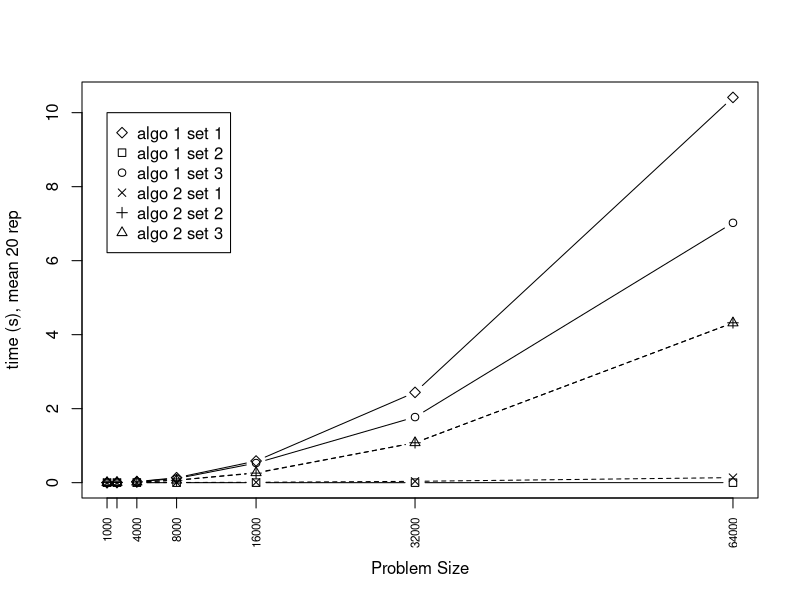
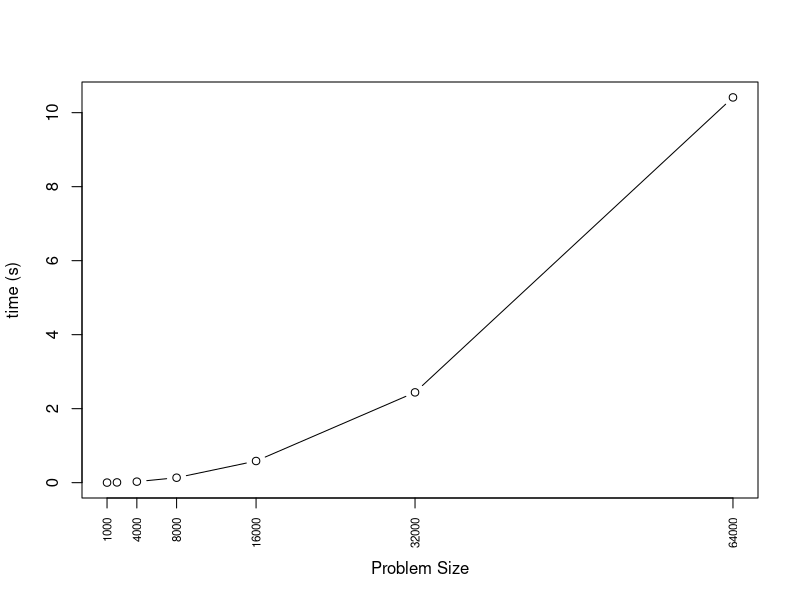
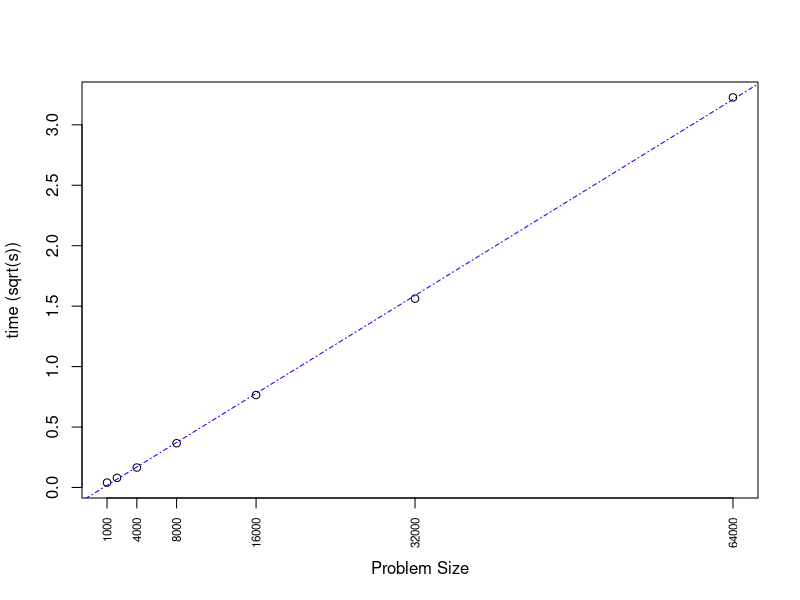
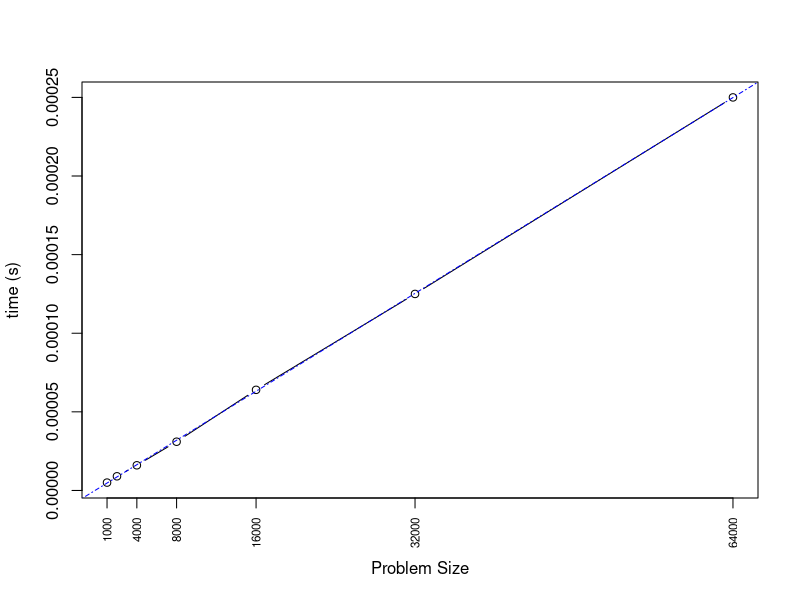
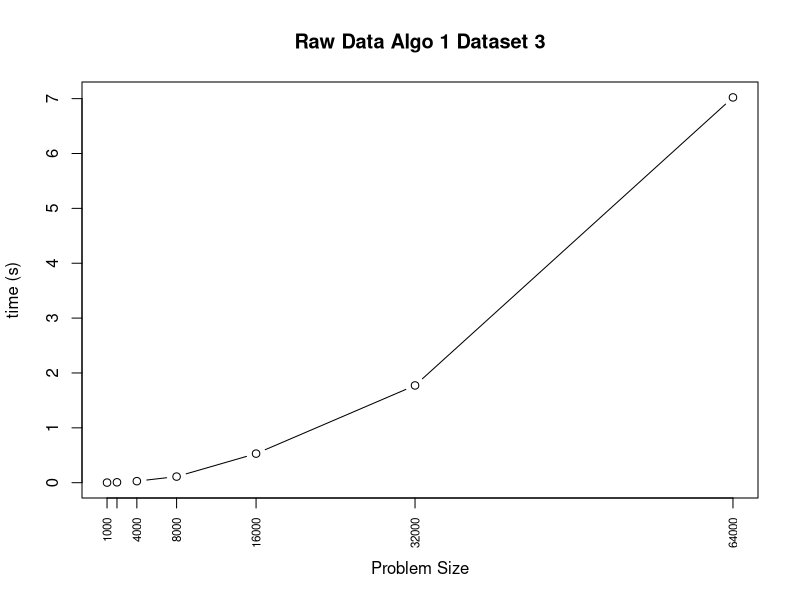
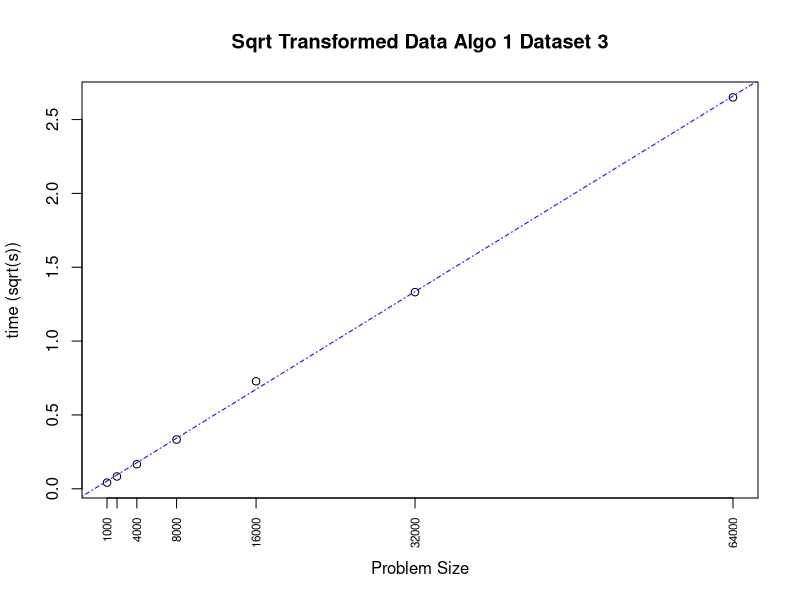
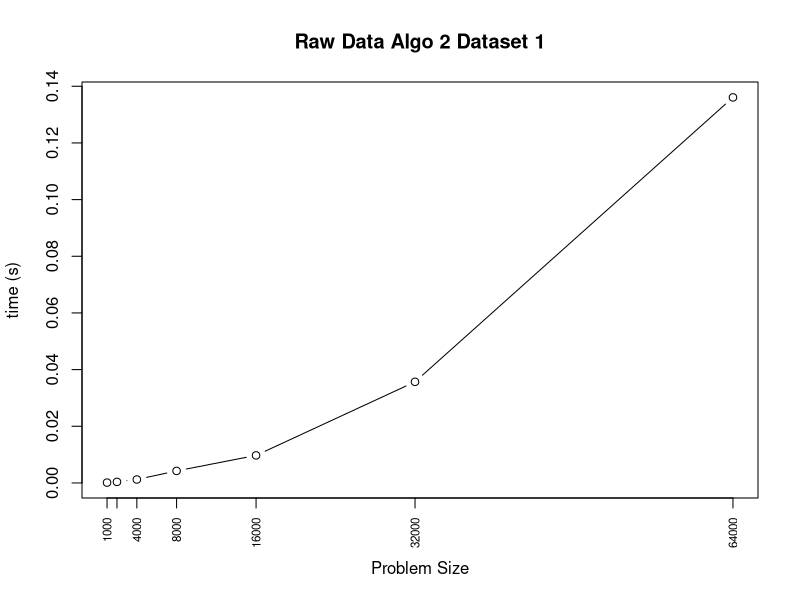
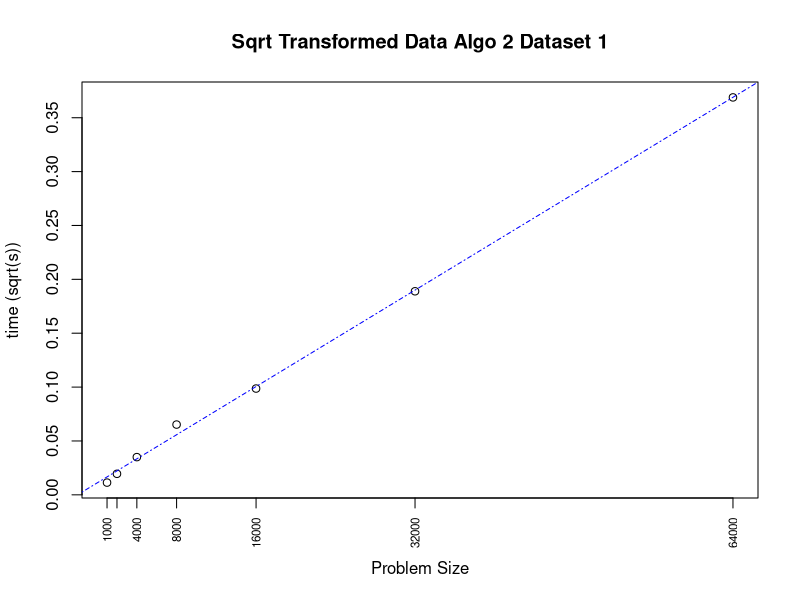

These charts were generated, in order, by the following R code:
setwd('~/git/dv5_performance_benchmark')
timing<-read.table('results.txt', header=F)

## Eight x 3.7GHz Intel(R) Core(TM) i7-4770 CPU @ 3.40GHz Processors, 31.9GB RAM, 54283 Bogomips Total

# Experiment Size
dataSize = c(1000, 2000, 4000, 8000, 16000, 32000, 64000)
dataSizePlot = c(1000,4000,8000,16000, 32000,64000)

# Datasets
algo1_set1<-timing[1:7,2]
algo1_set2<-timing[8:14,2]
algo1_set3<-timing[15:21,2]
algo2_set1<-timing[22:28,2]
algo2_set2<-timing[29:35,2]
algo2_set3<-timing[36:42,2]
benchmark <- data.frame(algo1_set1 = algo1_set1, 
                        algo1_set2=algo1_set2, 
                        algo1_set3=algo1_set3, 
                        algo2_set1=algo2_set1, 
                        algo2_set2=algo2_set2, 
                        algo2_set3=algo2_set3)

row.names(benchmark)<-dataSize 

plot(dataSize,
     benchmark[,1],
     lty=1,
     xaxt="n", 
     type="b", 
     pch=5,
     xlab='Problem Size',
     ylab='time (s), mean 20 rep')
axis(1, at=dataSize, las=2, cex.axis=0.7)
points(dataSize, benchmark[,2], type="b", pch=0, lty=1)
points(dataSize, benchmark[,3], type="b", pch=1, lty=1)
points(dataSize, benchmark[,4], type="b", pch=4, lty=2)
points(dataSize, benchmark[,5], type="b", pch=3, lty=2)
points(dataSize, benchmark[,6], type="b", pch=2, lty=2)

legend(1000,10, c("algo 1 set 1", 
                  "algo 1 set 2", 
                  "algo 1 set 3", 
                  "algo 2 set 1", 
                  "algo 2 set 2", 
                  "algo 2 set 3"),
       pch=c(5,0,1,4,3,2))

#####################################################################################
# Linear Regression Algo 1 Dataset 1
########
plot(dataSize, 
     benchmark[,1],
     #main="Raw Data Algo 1 Dataset 1",
     xaxt="n", 
     type="b", 
     col='black',
     xlab='Problem Size',
     ylab='time (s)')
axis(1, at=dataSizePlot, las=2, cex.axis=0.7)

### Transforming
plot(dataSize,
     sqrt(benchmark[,1]),
          lty=2,
          #main="Sqrt Transformed Data Algo 1 Dataset 1",
          xaxt="n", 
          type="p", 
          col='black',
          xlab='Problem Size',
          ylab='time (sqrt(s))')
     axis(1, at=dataSizePlot, las=2, cex.axis=0.7)

### Regression
regAnal <- lm(sqrt(benchmark[,1])~dataSize)
summary(regAnal)
cor(sqrt(benchmark[,1]),dataSize)
abline(regAnal, lty=4, col='blue')

#####################################################################################
# Linear Regression Algo 1 Dataset 2
########
plot(dataSize, 
     benchmark[,2],
     #main="Raw Data Algo 1 Dataset 2",
     xaxt="n", 
     type="b", 
     col='black',
     xlab='Problem Size',
     ylab='time (s)')
axis(1, at=dataSizePlot, las=2, cex.axis=0.7)

### Regression
regAnal <- lm(benchmark[,2]~dataSize)
summary(regAnal)
cor(benchmark[,2],dataSize)
abline(regAnal, lty=4, col='blue')

#####################################################################################
# Linear Regression Algo 1 Dataset 3
########
plot(dataSize, 
     benchmark[,3],
     main="Raw Data Algo 1 Dataset 3",
     xaxt="n", 
     type="b", 
     col='black',
     xlab='Problem Size',
     ylab='time (s)')
axis(1, at=dataSize, las=2, cex.axis=0.7)

### Transforming
plot(dataSize,
     sqrt(benchmark[,3]),
     lty=2,
     main="Sqrt Transformed Data Algo 1 Dataset 3",
     xaxt="n", 
     type="p", 
     col='black',
     xlab='Problem Size',
     ylab='time (sqrt(s))')
axis(1, at=dataSize, las=2, cex.axis=0.7)

### Regression
regAnal <- lm(sqrt(benchmark[,3])~dataSize)
summary(regAnal)
cor(sqrt(benchmark[,3]),dataSize)
abline(regAnal, lty=4, col='blue')

#####################################################################################
# Linear Regression Algo 2 Dataset 1
########
plot(dataSize, 
     benchmark[,4],
     main="Raw Data Algo 2 Dataset 1",
     xaxt="n", 
     type="b", 
     col='black',
     xlab='Problem Size',
     ylab='time (s)')
axis(1, at=dataSize, las=2, cex.axis=0.7)

### Transforming
plot(dataSize,
     sqrt(benchmark[,4]),
     lty=2,
     main="Sqrt Transformed Data Algo 2 Dataset 1",
     xaxt="n", 
     type="p", 
     col='black',
     xlab='Problem Size',
     ylab='time (sqrt(s))')
axis(1, at=dataSize, las=2, cex.axis=0.7)

### Regression
regAnal <- lm(sqrt(benchmark[,4])~dataSize)
summary(regAnal)
cor(sqrt(benchmark[,4]),dataSize)
abline(regAnal, lty=4, col='blue')


#####################################################################################
# Linear Regression Algo 2 Dataset 2
########
plot(dataSize, 
     benchmark[,5],
     main="Raw Data Algo 2 Dataset 2",
     xaxt="n", 
     type="b", 
     col='black',
     xlab='Problem Size',
     ylab='time (s)')
axis(1, at=dataSize, las=2, cex.axis=0.7)

### Transforming
plot(dataSize,
     sqrt(benchmark[,5]),
     lty=2,
     main="Sqrt Transformed Data Algo 2 Dataset 2",
     xaxt="n", 
     type="p", 
     col='black',
     xlab='Problem Size',
     ylab='time (sqrt(s))')
axis(1, at=dataSize, las=2, cex.axis=0.7)

### Regression
regAnal <- lm(sqrt(benchmark[,5])~dataSize)
summary(regAnal)
cor(sqrt(benchmark[,5]),dataSize)
abline(regAnal, lty=4, col='blue')


#####################################################################################
# Linear Regression Algo 2 Dataset 3
########
plot(dataSize, 
     benchmark[,6],
     main="Raw Data Algo 2 Dataset 3",
     xaxt="n", 
     type="b", 
     col='black',
     xlab='Problem Size',
     ylab='time (s)')
axis(1, at=dataSize, las=2, cex.axis=0.7)

### Transforming
plot(dataSize,
     sqrt(benchmark[,6]),
     lty=2,
     main="Sqrt Transformed Data Algo 2 Dataset 3",
     xaxt="n", 
     type="p", 
     col='black',
     xlab='Problem Size',
     ylab='time (sqrt(s))')
axis(1, at=dataSize, las=2, cex.axis=0.7)

### Regression
regAnal <- lm(sqrt(benchmark[,6])~dataSize)
summary(regAnal)
cor(sqrt(benchmark[,6]),dataSize)
abline(regAnal, lty=4, col='blue')


